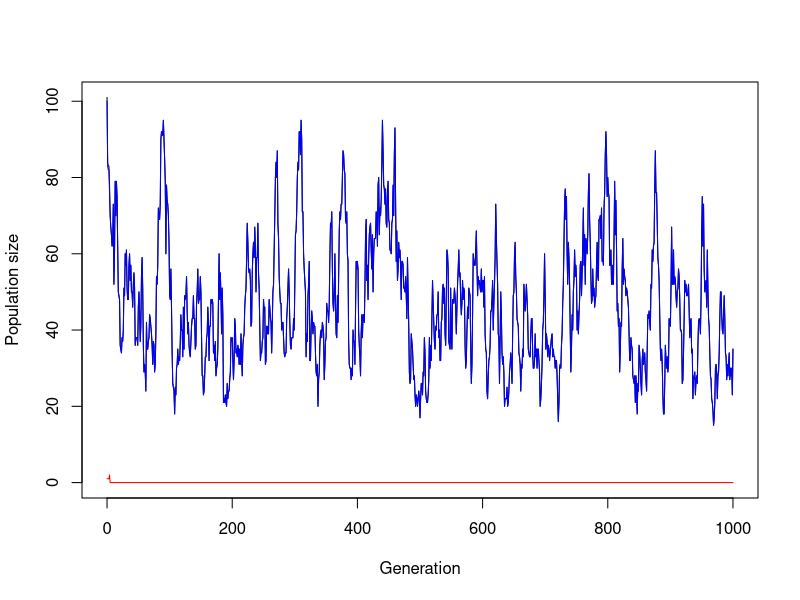

Write the R code that produced this figure.
## ---- chunk 1
simulate_one_gen_migrants_a <- function(N_a, N_A, decay_rate, sel_coeff, mut_rate, lambda_a) {
  # draw offspring according to Poisson distribution
  offsp_a <- rpois(1, N_a * (1-decay_rate))
  offsp_A <- rpois(1, N_A * (1-decay_rate+sel_coeff))
  # draw new mutants according to Poisson distribution
  mut_a_to_A <- rpois(1, offsp_a * mut_rate)
  mut_A_to_a <- rpois(1, offsp_A * mut_rate)
  # draw migrants for each genotype
  migrants_a <- rpois(1,lambda_a)
  #migrants_A <- rpois(1,lambda_A)
  # determine new population sizes of wild type and mutant
  N_a_new <- max(offsp_a - mut_a_to_A, 0) + mut_A_to_a + migrants_a
  N_A_new <- max(offsp_A - mut_A_to_a, 0) + mut_a_to_A
  
  return(c(N_a_new, N_A_new))
}
## ---- chunk 2
#And then we continue with simulating multiple generations:
simulate_pop_migrants_nur_a <- function(N0_a, N0_A, decay_rate, sel_coeff, migrants_a, mut_rate, t_max) {
  # Create the vector in which to save the results
  pop_vector <- c(N0_a, N0_A)
  # initiate the variables
  pop_new <- c(N0_a, N0_A)
  for(i in 1:t_max+1){
    pop_new <- simulate_one_gen_migrants_a(pop_new[1],pop_new[2], decay_rate, sel_coeff, mut_rate, migrants_a)
    pop_vector <- rbind(pop_vector, pop_new)
    if (pop_new[1]+pop_new[2]>=5*(N0_a+ N0_A) | pop_new[1]+pop_new[2]==0) break
     }

  # define the row and column names of the output vector
  rownames(pop_vector) <- (0:t_max)[1:length(pop_vector[,1])] # note that the vector has to be cut if the simulation stopped early
  colnames(pop_vector) <- c("a","A")
  # return the result
  return(pop_vector)	
}
## ---- chunk 3
max_gen <- 1000
N0_a <- 100
N0_A <- 1
decay_rate <- 0.1
sel_coef <- 0.2
migrants_a <- 5
mut_rate <- 0
# create your simulation data
output <- simulate_pop_migrants_nur_a(N0_a, N0_A, decay_rate, sel_coef, migrants_a,mut_rate,max_gen)
# plot the output - note that the plot range and the x axis have to be adjusted based on the length of the table
# determine x axis range 
print(output)
x_range <- 0:(length(output[,1])-1)
# this plots the total population size
plot(x_range,output[,1]+output[,2],type='l',ylim=c(0,max(output[,1]+output[,2])),xlab = "Generation",ylab = "Population size")
# add number of wild type individuals
lines(x_range,output[,1], col="blue")
# add number of mutant individuals
lines(x_range,output[,2], col="red")
